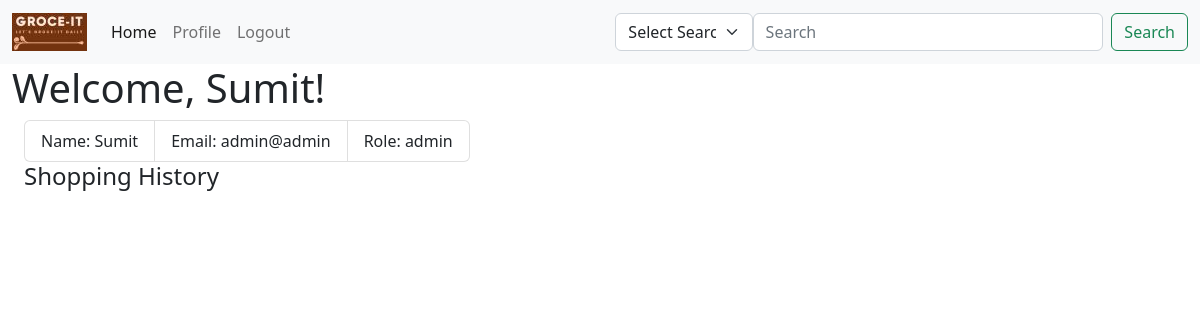
The app's page /profile (signed in) with its own data.
### database.py (models this page shows)
class User(UserMixin,db.Model):
    __tablename__='user'
    id=db.Column(db.Integer, primary_key=True, autoincrement=True)
    email = db.Column(db.String(100), unique=True)
    password = db.Column(db.String(100))
    name = db.Column(db.String(1000))
    role=db.Column(db.String)
    purchased=db.relationship('Product', backref='product', lazy=True)

### app.py (the view)
@main.route('/profile')
@login_required
def profile():
    return render_template('profile.html', current_user=current_user)

### app.py (called while the page is built)
@login_manager.user_loader
def load_user(user_id):
    return User.query.filter_by(id=int(user_id)).first()

### templates/profile.html (shortened to what this page needs)
{% extends "base.html" %}
{% block content %}
<h1 class="title">
  Welcome, {{current_user.name}}!
</h1>
<div class="container-fluid">
  <ul class="list-group list-group-horizontal">
    <li class="list-group-item">Name: {{current_user.name}}</li>
    <li class="list-group-item">Email: {{current_user.email}}</li>
    <li class="list-group-item">Role: {{current_user.role}}</li>
  </ul>
  <h4>Shopping History</h4>
</div>
{% endblock %}

### records on screen
User: name "Sumit", email "admin@admin", role "admin"
